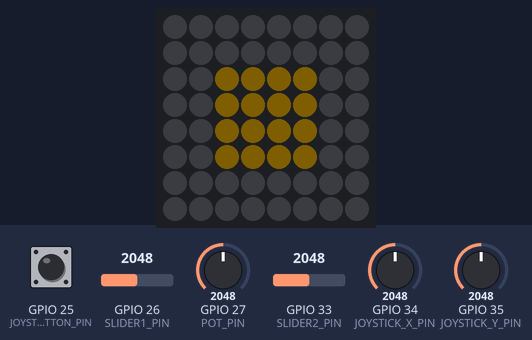
Bench run of a program on a simulated ESP32. Shown: 8×8 RGB LED matrix (first LED top left, wired row by row). The test bench sets the inputs (shaded band); at power-on: GPIO 26 (SLIDER1_PIN) = 2048, GPIO 25 (JOYSTICK_BUTTON_PIN) HIGH, GPIO 27 (POT_PIN) = 2048, GPIO 34 (JOYSTICK_X_PIN) = 2048, GPIO 35 (JOYSTICK_Y_PIN) = 2048, GPIO 33 (SLIDER2_PIN) = 2048 (analog values on the 0–4095 scale). Dim RGB values are drawn brighter than linear; nothing arrives over Bluetooth unless stated; a phone connects over Bluetooth LE 3 s after start; what the program prints to the serial monitor is not drawn.

Above: at 1.5 s.
1.6 s: GPIO 26 (SLIDER1_PIN) set to 2878
At 2.3 s:
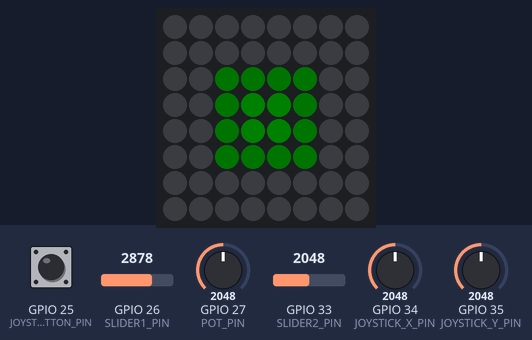
3.4 s: GPIO 26 (SLIDER1_PIN) set to 2967
At 5.45 s:
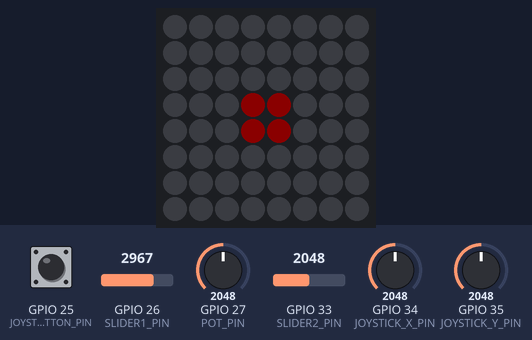
6.1 s: GPIO 25 (JOYSTICK_BUTTON_PIN) pulled LOW for 0.15 s
At 6.8 s:
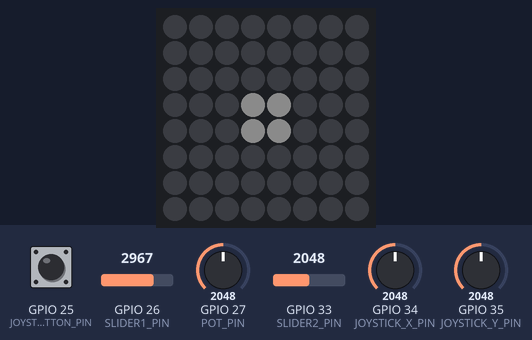
7.7 s: GPIO 27 (POT_PIN) set to 2866
9.2 s: GPIO 34 (JOYSTICK_X_PIN) set to 2866
At 9.7 s:
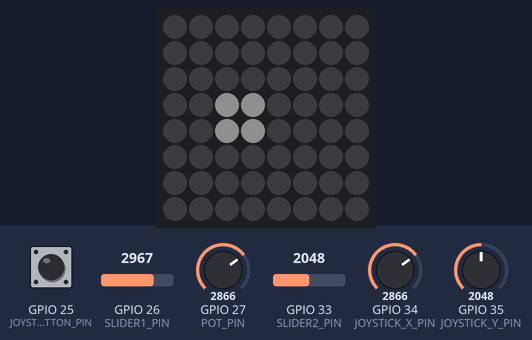
10.7 s: GPIO 35 (JOYSTICK_Y_PIN) set to 2866
At 11.1 s:
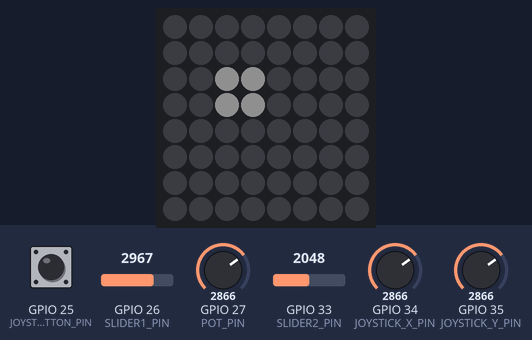
Timing chart, 0 to 13.2 s (numbered marks = the images above; inputs shaded):
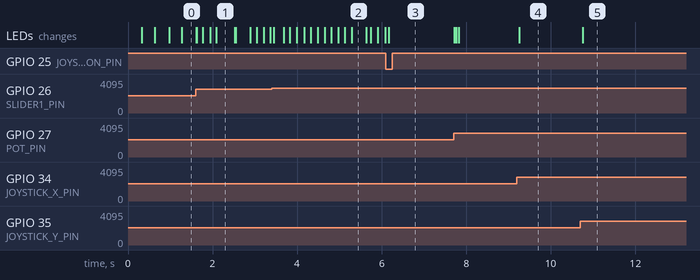

Measured:
- the behaviour switches between 2926 and 2927 on GPIO 26 (SLIDER1_PIN) (found by bisection; images 1 and 2)
- after the input at 6.1 s, the LEDs: change after 0.07 s (image 3)
- after the input at 9.2 s, the LEDs: change after 0.05 s (image 4)
- after the input at 10.7 s, the LEDs: change after 0.06 s (image 5)
- what the display in image 1 shows lasts 0.4 s, from 2.1 s to 2.5 s

The program:

main.cpp
```cpp
#include <Arduino.h>
#include <FastLED.h>
#include <NimBLEDevice.h>

// ── BLE MIDI ──────────────────────────────────────────────────────────────────
// BLE MIDI service/characteristic UUIDs (spec-defined).
#define BLEMIDI_SERVICE_UUID        "03B80E5A-EDE8-4B33-A751-6CE34EC4C700"
#define BLEMIDI_CHAR_UUID           "7772E5DB-3868-4112-A1A9-F2669D106BF3"

static NimBLECharacteristic* bleMidiChar = nullptr;
static bool                  bleConnected = false;

class MidiServerCB : public NimBLEServerCallbacks {
  void onConnect(NimBLEServer*)    override { bleConnected = true; }
  void onDisconnect(NimBLEServer*) override {
    bleConnected = false;
    NimBLEDevice::getAdvertising()->start();
  }
};

// Send a single BLE MIDI CC message (one notify per CC — universally compatible).
static void bleMidiSendCC(uint8_t channel, uint8_t cc, uint8_t value) {
  if (!bleConnected || !bleMidiChar) return;
  const uint16_t t      = millis() & 0x1FFF;
  const uint8_t  header = 0x80 | ((t >> 7) & 0x3F);
  const uint8_t  ts     = 0x80 | (t & 0x7F);
  const uint8_t  status = 0xB0 | ((channel - 1) & 0x0F);
  const uint8_t  pkt[]  = { header, ts, status, cc, value };
  bleMidiChar->setValue(pkt, sizeof(pkt));
  bleMidiChar->notify();
}

static void bleMidiSendCCs(uint8_t channel,
                            uint8_t x, uint8_t y,
                            uint8_t p, uint8_t s1, uint8_t s2) {
  bleMidiSendCC(channel, 1, x);
  bleMidiSendCC(channel, 2, y);
  bleMidiSendCC(channel, 3, p);
  bleMidiSendCC(channel, 4, s1);
  bleMidiSendCC(channel, 5, s2);
}

static void bleMidiInit() {
  NimBLEDevice::init("AV Controller");
  NimBLEDevice::setPower(ESP_PWR_LVL_P9);  // max TX power

  NimBLEServer* srv = NimBLEDevice::createServer();
  srv->setCallbacks(new MidiServerCB());

  NimBLEService* svc = srv->createService(BLEMIDI_SERVICE_UUID);
  bleMidiChar = svc->createCharacteristic(
    BLEMIDI_CHAR_UUID,
    NIMBLE_PROPERTY::READ | NIMBLE_PROPERTY::WRITE_NR | NIMBLE_PROPERTY::NOTIFY
  );
  svc->start();

  NimBLEAdvertising* adv = NimBLEDevice::getAdvertising();
  adv->addServiceUUID(BLEMIDI_SERVICE_UUID);
  adv->setScanResponse(true);   // puts the 128-bit UUID in scan response (needed for iOS)
  adv->setMinInterval(0x20);    // 20ms — fast advertising for quick discovery
  adv->setMaxInterval(0x40);
  adv->start();

  Serial.println("BLE MIDI advertising as 'AV Controller'");
}
// ─────────────────────────────────────────────────────────────────────────────

namespace {

// Matrix size.
constexpr uint8_t  MATRIX_WIDTH  = 8;
constexpr uint8_t  MATRIX_HEIGHT = 8;
constexpr uint16_t LED_COUNT     = MATRIX_WIDTH * MATRIX_HEIGHT;

// Pins.
constexpr uint8_t LED_PIN              = 0;
constexpr uint8_t JOYSTICK_X_PIN       = 34;
constexpr uint8_t JOYSTICK_Y_PIN       = 35;
constexpr uint8_t JOYSTICK_BUTTON_PIN  = 25;
constexpr uint8_t POT_PIN              = 27;
constexpr uint8_t SLIDER1_PIN          = 26;
constexpr uint8_t SLIDER2_PIN          = 33;

// LED brightness.
constexpr uint8_t BRIGHTNESS = 40;

// Target ~50 fps.
constexpr uint32_t FRAME_INTERVAL_MS = 20;

// Ignore tiny joystick movement around the center.
constexpr int DEADZONE = 250;

// Minimum stable time before a button press is accepted.
constexpr uint32_t DEBOUNCE_MS = 50;

// Full 12-bit ADC range.
constexpr int ADC_MAX = 4095;

// Symmetric deflection range around center — set at boot from the calibrated
// center so both directions feel identical from the first frame.
constexpr int AXIS_HALF_RANGE = 1500;

CRGB leds[LED_COUNT];

// Calibrated center values.
int centerX = 2048;
int centerY = 2048;

// Observed ADC extremes — set symmetrically from center in calibrateJoystick().
int axisMinX = 0, axisMaxX = ADC_MAX;
int axisMinY = 0, axisMaxY = ADC_MAX;

// Exponential moving average state — smooths ADC noise between frames.
// Higher alpha = faster response but less smoothing.
constexpr float EMA_ALPHA        = 0.4f;
constexpr float EMA_ALPHA_ANALOG = 0.3f;
float emaX   = 2048.0f;
float emaY   = 2048.0f;
float emaPot = 2048.0f;
float emaSl1 = 2048.0f;
float emaSl2 = 2048.0f;

// Button debounce state.
bool lastButtonReading = HIGH;
bool stableButtonState = HIGH;
uint32_t lastDebounceTime = 0;

// Colour cycle:
//   0=fade(1px)  1=white(2×2)  2=red(2×2)  3=green(2×2)  4=blue(2×2)
//   5=strobe white(2×2)  6=strobe fade(2×2)  7=off
uint8_t colorMode = 0;
constexpr uint8_t COLOR_MODES = 8;

// Strobe: 15 Hz → period ~67 ms, on for first half.
// Strobe frequency range controlled by s2 slider.
constexpr float STROBE_HZ_MIN = 1.0f;
constexpr float STROBE_HZ_MAX = 20.0f;

// Hue for fading mode — incremented every frame (~5 s per full cycle at 50 fps).
uint8_t fadeHue = 0;

// Track whether display was active last frame to know when to blank.
bool displayWasEnabled = true;

// Convert matrix coordinates to LED index.
// All rows go right-to-left (non-serpentine wiring).
uint16_t xyToIndex(uint8_t x, uint8_t y) {
  return static_cast<uint16_t>(y * MATRIX_WIDTH + (MATRIX_WIDTH - 1 - x));
}

// Average several ADC readings at startup to find the true resting center.
void calibrateJoystick() {
  delay(250);

  long sumX = 0;
  long sumY = 0;
  constexpr uint8_t SAMPLES = 32;

  for (uint8_t i = 0; i < SAMPLES; i++) {
    sumX += analogRead(JOYSTICK_X_PIN);
    sumY += analogRead(JOYSTICK_Y_PIN);
    delay(2);
  }

  centerX = static_cast<int>(sumX / SAMPLES);
  centerY = static_cast<int>(sumY / SAMPLES);

  axisMinX = centerX - AXIS_HALF_RANGE;
  axisMaxX = centerX + AXIS_HALF_RANGE;
  axisMinY = centerY - AXIS_HALF_RANGE;
  axisMaxY = centerY + AXIS_HALF_RANGE;

  emaX = static_cast<float>(centerX);
  emaY = static_cast<float>(centerY);
}

// Average several ADC reads and clamp to the safe window to avoid
// ESP32 saturation crosstalk near the ADC rails.
// A dummy read + settling delay is required after channel switches.
int smoothAnalogRead(uint8_t pin, uint8_t samples = 4) {
  analogRead(pin);           // discard — lets the ADC mux settle after channel switch
  delayMicroseconds(100);
  long sum = 0;
  for (uint8_t i = 0; i < samples; i++) sum += analogRead(pin);
  return constrain(static_cast<int>(sum / samples), 0, ADC_MAX);
}

// Map a joystick axis to a matrix position [0, size-1].
// Each direction is mapped independently from the observed ADC extreme to the
// deadzone edge, so both sides always reach position 0 / size-1 regardless of
// how asymmetric the joystick's physical range is.
uint8_t joystickToPosition(int rawValue, int centerValue,
                           int axisMin, int axisMax, uint8_t size) {
  const int delta = rawValue - centerValue;

  if (abs(delta) < DEADZONE) return size / 2;

  long position;
  if (delta < 0) {
    position = map(rawValue, centerValue - DEADZONE, axisMin, size / 2 - 1, 0);
  } else {
    position = map(rawValue, centerValue + DEADZONE, axisMax, size / 2, size - 1);
  }
  return static_cast<uint8_t>(constrain(position, 0, size - 1));
}

// Cycle colour mode on each button press, with debounce.
void updateButton() {
  const bool reading = digitalRead(JOYSTICK_BUTTON_PIN);

  if (reading != lastButtonReading) {
    lastDebounceTime = millis();
  }
  lastButtonReading = reading;

  if ((millis() - lastDebounceTime) > DEBOUNCE_MS) {
    if (reading != stableButtonState) {
      stableButtonState = reading;
      if (stableButtonState == LOW) {
        colorMode = (colorMode + 1) % COLOR_MODES;
      }
    }
  }
}

// Draw the pixel(s) that track the joystick position.
void drawPixelFromJoystick() {
  // Mode 7 = off.
  if (colorMode == 7) {
    if (displayWasEnabled) {
      FastLED.clear(true);
      displayWasEnabled = false;
    }
    return;
  }
  displayWasEnabled = true;

  const int rawX = smoothAnalogRead(JOYSTICK_X_PIN);
  const int rawY = smoothAnalogRead(JOYSTICK_Y_PIN);

  // Apply EMA to further smooth inter-frame noise.
  emaX = EMA_ALPHA * rawX + (1.0f - EMA_ALPHA) * emaX;
  emaY = EMA_ALPHA * rawY + (1.0f - EMA_ALPHA) * emaY;
  const int sX  = static_cast<int>(emaX);
  const int sY  = static_cast<int>(emaY);
  emaPot = EMA_ALPHA_ANALOG * smoothAnalogRead(POT_PIN)     + (1.0f - EMA_ALPHA_ANALOG) * emaPot;
  emaSl1 = EMA_ALPHA_ANALOG * smoothAnalogRead(SLIDER1_PIN) + (1.0f - EMA_ALPHA_ANALOG) * emaSl1;
  emaSl2 = EMA_ALPHA_ANALOG * smoothAnalogRead(SLIDER2_PIN) + (1.0f - EMA_ALPHA_ANALOG) * emaSl2;
  const int pot = static_cast<int>(emaPot);
  const int sl1 = ADC_MAX - static_cast<int>(emaSl1);
  const int sl2 = ADC_MAX - static_cast<int>(emaSl2);


  FastLED.clear();

  // Block size from s1: 1×1 to 8×8.
  // Odd sizes > 1 display as the next even size with a dimmed outer ring.
  const int blockSize = 1 + (sl1 * 7 / 4095);
  const bool hasDimRing = (blockSize > 1 && blockSize % 2 == 1);
  const int displaySize = hasDimRing ? blockSize + 1 : blockSize;

  // Brightness: start from pot, then scale down by mode and block size.
  // Fade (0) and white (1) are brighter colours so need extra reduction.
  int brightness;
  if      (colorMode == 3 || colorMode == 4) brightness = map(pot, 0, 4095, 0, 70);
  else if (colorMode == 0 || colorMode == 1) brightness = map(pot, 0, 4095, 0, 22);
  else                                       brightness = map(pot, 0, 4095, 0, 45);
  if      (displaySize >= 7) brightness /= 4;   // 8px → 25%
  else if (displaySize >= 3) brightness /= 2;   // 4–6px → 50%
  FastLED.setBrightness(brightness);

  // Joystick maps to the top-left corner of the block so it can slide fully to each edge.
  const uint8_t sizeX = MATRIX_WIDTH  + displaySize - 1;
  const uint8_t sizeY = MATRIX_HEIGHT + displaySize - 1;
  const uint8_t xPos  = joystickToPosition(sX, centerX, axisMinX, axisMaxX, sizeX);
  const uint8_t yBot  = joystickToPosition(sY, centerY, axisMinY, axisMaxY, sizeY);
  const int bx = (int)xPos - (displaySize - 1);
  const int by = (int)(MATRIX_HEIGHT - yBot) - 1;

  // Strobe phase accumulator — runs in all modes so switching doesn't reset it.
  static float strobePhase = 0.0f;
  const float strobeHz = STROBE_HZ_MIN + (sl2 / 4095.0f) * (STROBE_HZ_MAX - STROBE_HZ_MIN);
  strobePhase += strobeHz * (FRAME_INTERVAL_MS / 1000.0f);
  if (strobePhase >= 1.0f) strobePhase -= 1.0f;
  const bool strobeOn = strobePhase < 0.5f;

  if (colorMode == 0) fadeHue++;
  if (colorMode == 6) fadeHue++;

  CRGB color;
  switch (colorMode) {
    case 0: color = CHSV(fadeHue, 255, 255);                         break;
    case 1: color = CRGB::White;                                      break;
    case 2: color = CRGB::Red;                                        break;
    case 3: color = CRGB::Green;                                      break;
    case 4: color = CRGB::Blue;                                       break;
    case 5: color = strobeOn ? CRGB::White : CRGB::Black;            break;
    case 6: color = strobeOn ? CRGB(CHSV(fadeHue, 255, 255))
                             : CRGB::Black;                           break;
    default: color = CRGB::Black;                                     break;
  }

  const uint8_t joyX = joystickToPosition(sX, centerX, axisMinX, axisMaxX, 9);
  const uint8_t joyY = joystickToPosition(sY, centerY, axisMinY, axisMaxY, 9);

  // BLE MIDI — send CCs on the channel matching the active mode (1-8).
  // Rate-limited to 20 Hz so BLE isn't overwhelmed.
  static uint32_t lastMidi = 0;
  static uint8_t  prevX = 255, prevY = 255, prevP = 255, prevS1 = 255, prevS2 = 255;
  static uint8_t  prevCh = 0;
  const uint32_t nowMidi = millis();
  if (nowMidi - lastMidi >= 100) {
    lastMidi = nowMidi;
    const uint8_t ch  = colorMode + 1;
    const uint8_t mx  = map(joyX, 0, 8,    0, 127);
    const uint8_t my  = map(joyY, 0, 8,    0, 127);
    const uint8_t mp  = map(pot,  0, 4095, 0, 127);
    const uint8_t ms1 = map(sl1,  0, 4095, 0, 127);
    const uint8_t ms2 = map(sl2,  0, 4095, 0, 127);
    const bool chChanged = (ch != prevCh);
    if (chChanged || mx  != prevX)  { bleMidiSendCC(ch, 1, mx);  prevX  = mx; }
    if (chChanged || my  != prevY)  { bleMidiSendCC(ch, 2, my);  prevY  = my; }
    if (chChanged || abs((int)mp  - (int)prevP)  > 1) { bleMidiSendCC(ch, 3, mp);  prevP  = mp; }
    if (chChanged || abs((int)ms1 - (int)prevS1) > 1) { bleMidiSendCC(ch, 4, ms1); prevS1 = ms1; }
    if (chChanged || abs((int)ms2 - (int)prevS2) > 1) { bleMidiSendCC(ch, 5, ms2); prevS2 = ms2; }
    prevCh = ch;
  }

  CRGB dimColor = color;
  dimColor.nscale8(50);

  for (int dy = 0; dy < displaySize; dy++) {
    for (int dx = 0; dx < displaySize; dx++) {
      const int px = bx + dx;
      const int py = by + dy;
      if (px >= 0 && px < MATRIX_WIDTH && py >= 0 && py < MATRIX_HEIGHT) {
        const bool isOuter = hasDimRing &&
                             (dx == 0 || dx == displaySize - 1 ||
                              dy == 0 || dy == displaySize - 1);
        leds[xyToIndex(px, py)] = isOuter ? dimColor : color;
      }
    }
  }

  FastLED.show();
}

}  // namespace

void setup() {
  Serial.begin(115200);

  pinMode(JOYSTICK_BUTTON_PIN, INPUT_PULLUP);

  analogReadResolution(12);
  analogSetPinAttenuation(JOYSTICK_X_PIN, ADC_11db);
  analogSetPinAttenuation(JOYSTICK_Y_PIN, ADC_11db);
  analogSetPinAttenuation(POT_PIN,        ADC_11db);
  analogSetPinAttenuation(SLIDER1_PIN,    ADC_11db);
  analogSetPinAttenuation(SLIDER2_PIN,    ADC_11db);

  bleMidiInit();

  FastLED.addLeds<NEOPIXEL, LED_PIN>(leds, LED_COUNT);
  FastLED.setBrightness(BRIGHTNESS);
  FastLED.setMaxPowerInVoltsAndMilliamps(5, 50);  // ~200mA real cap — leaves headroom for BLE radio bursts
  FastLED.clear(true);

  calibrateJoystick();

  Serial.println("ready");
}

void loop() {
  static uint32_t lastFrame = 0;

  updateButton();

  const uint32_t now = millis();
  if (now - lastFrame >= FRAME_INTERVAL_MS) {
    lastFrame = now;
    drawPixelFromJoystick();
  }
}
```
